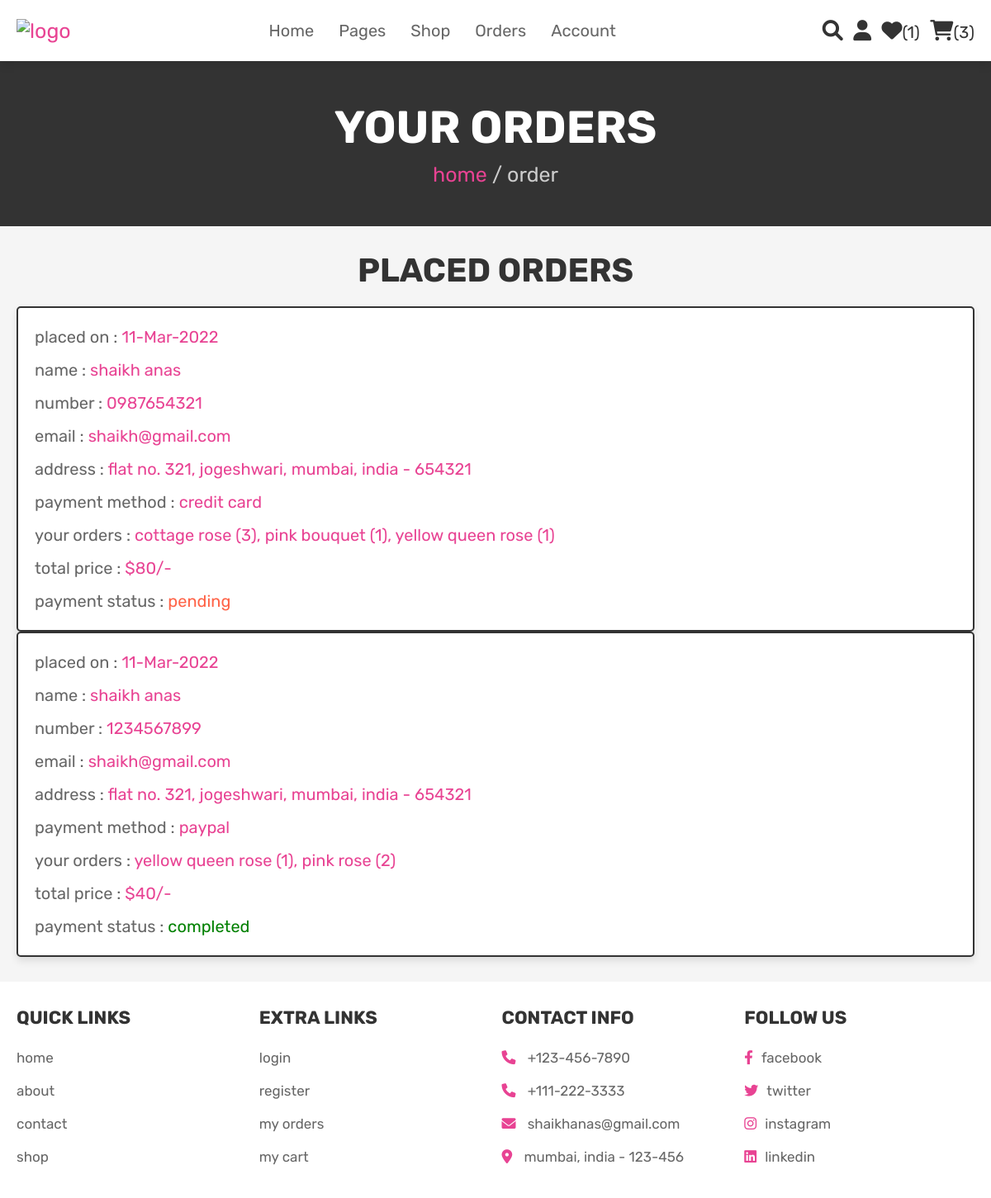
Screenshot of /orders.php (signed in) with the database file from the repository.
### tables this page shows
CREATE TABLE orders (
  id int(100) NOT NULL,
  user_id int(100) NOT NULL,
  name varchar(100) NOT NULL,
  number varchar(12) NOT NULL,
  email varchar(100) NOT NULL,
  method varchar(50) NOT NULL,
  address varchar(500) NOT NULL,
  total_products varchar(1000) NOT NULL,
  total_price int(100) NOT NULL,
  placed_on varchar(50) NOT NULL,
  payment_status varchar(20) NOT NULL DEFAULT 'pending'
);

### orders.php (the view, shortened to what this page needs)
<?php
@include 'config.php';
$user_id = $_SESSION['user_id'];
?>
<!DOCTYPE html>
<html lang="en">
<head>
   <link rel="stylesheet" href="https://cdnjs.cloudflare.com/ajax/libs/font-awesome/6.0.0/css/all.min.css">
   <link rel="stylesheet" href="css/new/user/style_orders.css">
</head>
<body>
<?php @include 'header.php'; ?>
<section class="heading">
    <h3>your orders</h3>
    <p> <a href="home.php">home</a> / order </p>
</section>
<section class="placed-orders">
    <h1 class="title">placed orders</h1>
    <div class="box-container">
    <?php
        $select_orders = mysqli_query($conn, "SELECT * FROM `orders` WHERE user_id = '$user_id'") or die('query failed');
        if(mysqli_num_rows($select_orders) > 0){
            while($fetch_orders = mysqli_fetch_assoc($select_orders)){
    ?>
    <div class="box">
        <p> placed on : <span><?php echo $fetch_orders['placed_on']; ?></span> </p>
        <p> name : <span><?php echo $fetch_orders['name']; ?></span> </p>
        <p> number : <span><?php echo $fetch_orders['number']; ?></span> </p>
        <p> email : <span><?php echo $fetch_orders['email']; ?></span> </p>
        <p> address : <span><?php echo $fetch_orders['address']; ?></span> </p>
        <p> payment method : <span><?php echo $fetch_orders['method']; ?></span> </p>
        <p> your orders : <span><?php echo $fetch_orders['total_products']; ?></span> </p>
        <p> total price : <span>$<?php echo $fetch_orders['total_price']; ?>/-</span> </p>
        <p> payment status : <span style="color:<?php if($fetch_orders['payment_status'] == 'pending'){echo 'tomato'; }else{echo 'green';} ?>"><?php echo $fetch_orders['payment_status']; ?></span> </p>
    </div>
    <?php
        }
    }else{
        echo '<p class="empty">no orders placed yet!</p>';
    }
    ?>
    </div>
</section>
<?php @include 'footer.php'; ?>
</body>
</html>

### css/new/user/style_orders.css (style rules this page uses)
:root { --pink:#e84393; --red:#c0392b; --orange:#f39c12; --black:#333; --white:#fff; --light-color:#666; --light-white:#ccc; --light-bg:#f5f5f5; --border:.2rem solid var(--black); --box-shadow:0 .5rem 1rem rgba(0,0,0,.1); }
* { font-family: 'Rubik', sans-serif; margin:0; padding:0; box-sizing: border-box; outline: none; border:none; text-decoration: none; transition:all .2s linear; }
html { font-size: 62.5%; overflow-x: hidden; scroll-behavior: smooth; scroll-padding-top: 6.5rem; }
body { background: var(--light-bg); }
section { padding:3rem 2rem; }
.heading { display: flex; flex-flow: column; align-items: center; justify-content: center; gap:1rem; background-color: var(--black); text-align: center; min-height: 25vh; }
.heading h3 { font-size: 5.5rem; color:var(--white); text-transform: uppercase; }
.heading p { font-size: 2.5rem; color:var(--light-white); }
.heading p a { color:var(--pink); }
.title { text-align: center; margin-bottom: 2rem; color:var(--black); text-transform: uppercase; font-size: 4rem; }
.placed-orders .box-container { max-width: 1200px; margin:0 auto; flex-wrap: wrap; gap:1.5rem; align-items: flex-start; }
.placed-orders .box-container .box { background-color: var(--white); padding:1rem 2rem; border:var(--border); box-shadow: var(--box-shadow); flex:1 1 40rem; border-radius: .5rem; }
.placed-orders .box-container .box p { margin: 1rem 0; font-size: 2rem; line-height: 1.5; color:var(--light-color); }
.placed-orders .box-container .box p span { color:var(--pink); }

### rows the page displays
orders: placed_on "11-Mar-2022", name "shaikh anas", number "0987654321", email "shaikh@gmail.com", address "flat no. 321, jogeshwari, mumbai, india - 654321", method "credit card", total_products "cottage rose (3), pink bouquet (1), yellow queen rose (1)", total_price "80", payment_status "pending"
orders: placed_on "11-Mar-2022", name "shaikh anas", number "1234567899", email "shaikh@gmail.com", address "flat no. 321, jogeshwari, mumbai, india - 654321", method "paypal", total_products "yellow queen rose (1), pink rose (2)", total_price "40", payment_status "completed"

### other values shown
$wishlist_num_rows "1"
$cart_num_rows "3"
